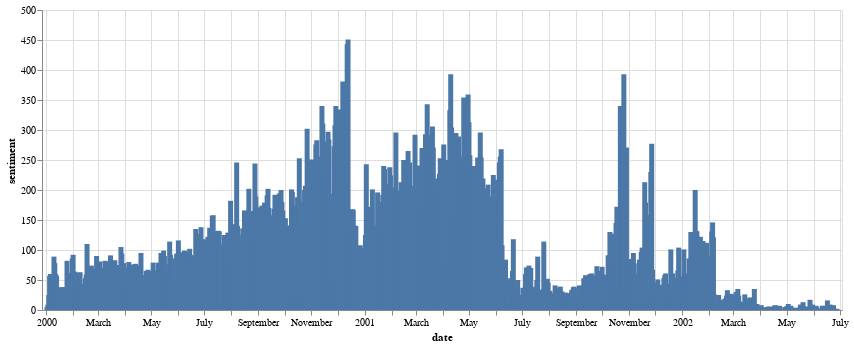

Notebook code cell kept with this figure:
### Code cell
alt.Chart(pivot).mark_bar().encode(
    x = 'date',
    y = 'sentiment',
    tooltip = ['date', 'sentiment'],
).properties(width = 800)

### Figure 1 — Vega-Lite specification as saved in the notebook (floating-point values rounded to 4 significant figures; data arrays with more than 128 entries replaced by an {"elided": "..."} marker saying what was removed)
{"config": {"view": {"width": 400, "height": 300}, "mark": {"tooltip": null}}, "data": {"name": "data-8ff6f523d2d486c36b36eec4e626829e"}, "mark": "bar", "encoding": {"tooltip": [{"type": "temporal", "field": "date"}, {"type": "quantitative", "field": "sentiment"}], "x": {"type": "temporal", "field": "date"}, "y": {"type": "quantitative", "field": "sentiment"}}, "width": 800, "$schema": "https://vega.github.io/schema/vega-lite/v3.4.0.json", "datasets": {"data-8ff6f523d2d486c36b36eec4e626829e": {"elided": "827 records"}}}
